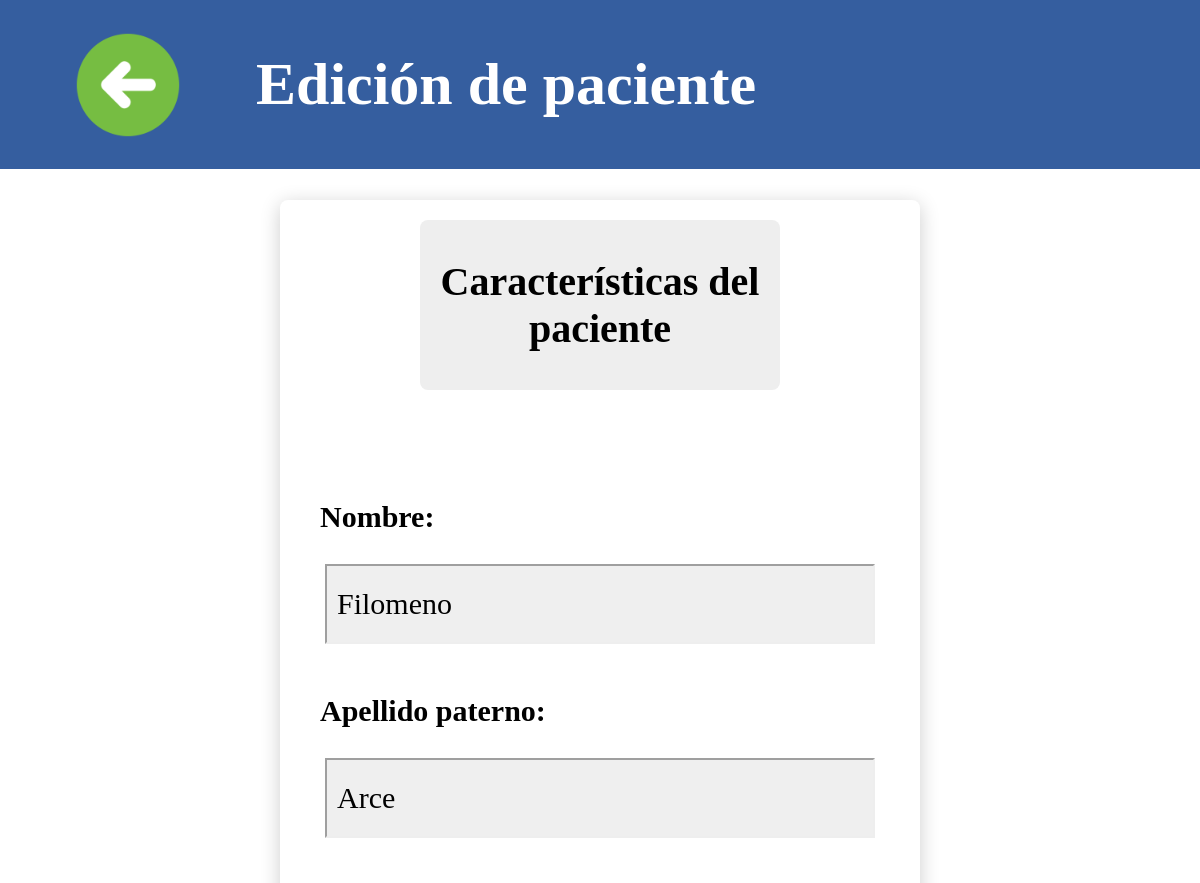
The app's page /pacientes/editar/10/ (upper part), older data.
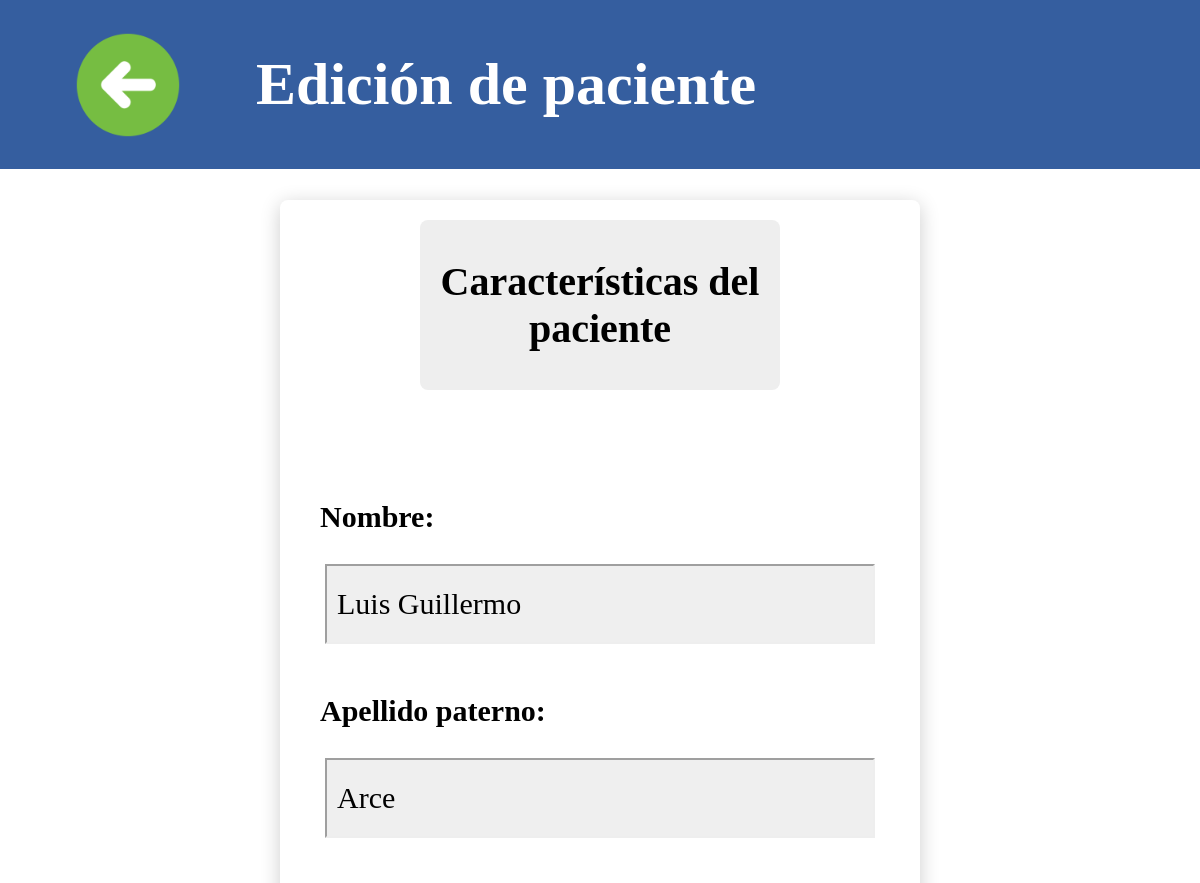
The same page, newer data.
### Hospital_Infantil/models.py (models this page shows, shortened)
class Paciente(models.Model):
    expediente = models.AutoField(primary_key=True, unique=True)
    nombre = models.CharField(max_length=50, blank=False)
    apellido_paterno = models.CharField(max_length=50, blank=False)
    apellido_materno = models.CharField(max_length=50, blank=False)
    fecha_ingreso = models.DateField(default=timezone.now)
    fecha_nacimiento = models.DateField(default=timezone.now)
    cirugia_realizada = models.CharField(max_length=100, blank=False)
    peso = models.FloatField(blank=False, default=0.0)
    altura = models.FloatField(blank=False, default=0.0)
    diagnostico_clinico_prequirurgico = models.CharField(max_length=1000, blank=False)
    nota_enfermeria = models.CharField(max_length=1000, blank=False)
    medico_Encargado = models.ForeignKey(
        UserProfile,
        on_delete=models.SET_NULL,
        null = True,
        limit_choices_to={'user__userprofile__funcionalidad': 'medico'},
    )

### Hospital_Infantil/views.py (the view)
# urls.py: path('pacientes/editar/<int:expediente>/', views.edicionPaciente, name="editarPaciente"),
def edicionPaciente(request, expediente):
    paciente = get_object_or_404(Paciente, expediente=expediente)
    if request.method == 'POST':
        form = PacienteForm(request.POST, instance=paciente)
        if form.is_valid():
            form.save(commit=True)
            return redirect('mostrarPacientesEnfermero')
    else:
        form = PacienteForm(instance=paciente)
    return render(request, 'editarPaciente.html', {'form': form, 'paciente': paciente})

### Hospital_Infantil/models.py (called while the page is built)
    def __str__(self):
        return self.user.username

### templates/editarPaciente.html (shortened to what this page needs)
{% load static %}
<!DOCTYPE html>
<html lang="en">
    <head>
        <div class="fixed-top-border">
            <a onclick="goBack()">
            <img src="{% static 'assets/Interfaz/previous.png' %}">
            </a>
            <h1>Edición de paciente</h1>
        </div>
    </head>
    <body>
        <center>
            <form action="{% url 'editarPaciente' expediente=paciente.expediente %}" method="post">
                <div class="form-container">
                    <div class="section-title"><h2>Características del paciente</h2></div>
                    <h3>Nombre: </h3>
                    {{ form.nombre }}
                    <h3>Apellido paterno: </h3>
                    {{ form.apellido_paterno }}
                </div>
            </center>
    </body>
</html>

Row changes from the older to the newer data that the page shows:
changed Paciente "Arce": nombre "Filomeno" → "Luis Guillermo"
